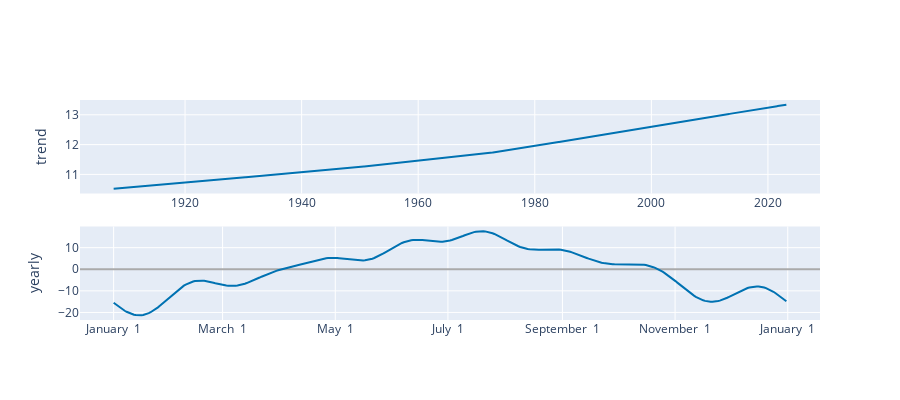

The notebook cell this image was saved under:
### Code cell
# Python
plot_components_plotly(m, forecast)

### Figure 1 — Plotly figure (JSON) as saved in the notebook; plotly's stock layout.template omitted (floating-point values rounded to 4 significant figures; data arrays with more than 128 entries replaced by an {"elided": "..."} marker saying what was removed)
{"data": [{"line": {"color": "#0072B2", "width": 2}, "mode": "lines", "name": "trend", "type": "scatter", "x": {"elided": "1725 str values"}, "xaxis": "x", "y": {"elided": "1725 float values"}, "yaxis": "y"}, {"line": {"color": "rgba(0, 114, 178, 0.2)", "width": 0}, "mode": "lines", "name": "trend_upper", "type": "scatter", "x": {"elided": "1725 str values"}, "xaxis": "x", "y": {"elided": "1725 float values"}, "yaxis": "y"}, {"fill": "tonexty", "fillcolor": "rgba(0, 114, 178, 0.2)", "line": {"color": "rgba(0, 114, 178, 0.2)", "width": 0}, "mode": "lines", "name": "trend_lower", "type": "scatter", "x": {"elided": "1725 str values"}, "xaxis": "x", "y": {"elided": "1725 float values"}, "yaxis": "y"}, {"line": {"color": "#0072B2", "width": 2}, "mode": "lines", "name": "yearly", "type": "scatter", "x": {"elided": "365 str values"}, "xaxis": "x2", "y": {"elided": "365 float values"}, "yaxis": "y2"}], "layout": {"height": 400, "showlegend": false, "width": 900, "xaxis": {"anchor": "y", "domain": [0, 1], "range": ["1901-12-23T06:00:00", "2028-12-06T18:00:00"], "type": "date"}, "xaxis2": {"anchor": "y2", "domain": [0, 1], "range": ["2016-12-13T18:54:02.958904115", "2018-01-18T11:04:57.863013581"], "tickformat": "%B %e", "type": "date"}, "yaxis": {"anchor": "x", "domain": [0.575, 1], "rangemode": "normal", "title": {"text": "trend"}, "zerolinecolor": "#AAA"}, "yaxis2": {"anchor": "x2", "domain": [0, 0.425], "title": {"text": "yearly"}, "zerolinecolor": "#AAA"}}}
